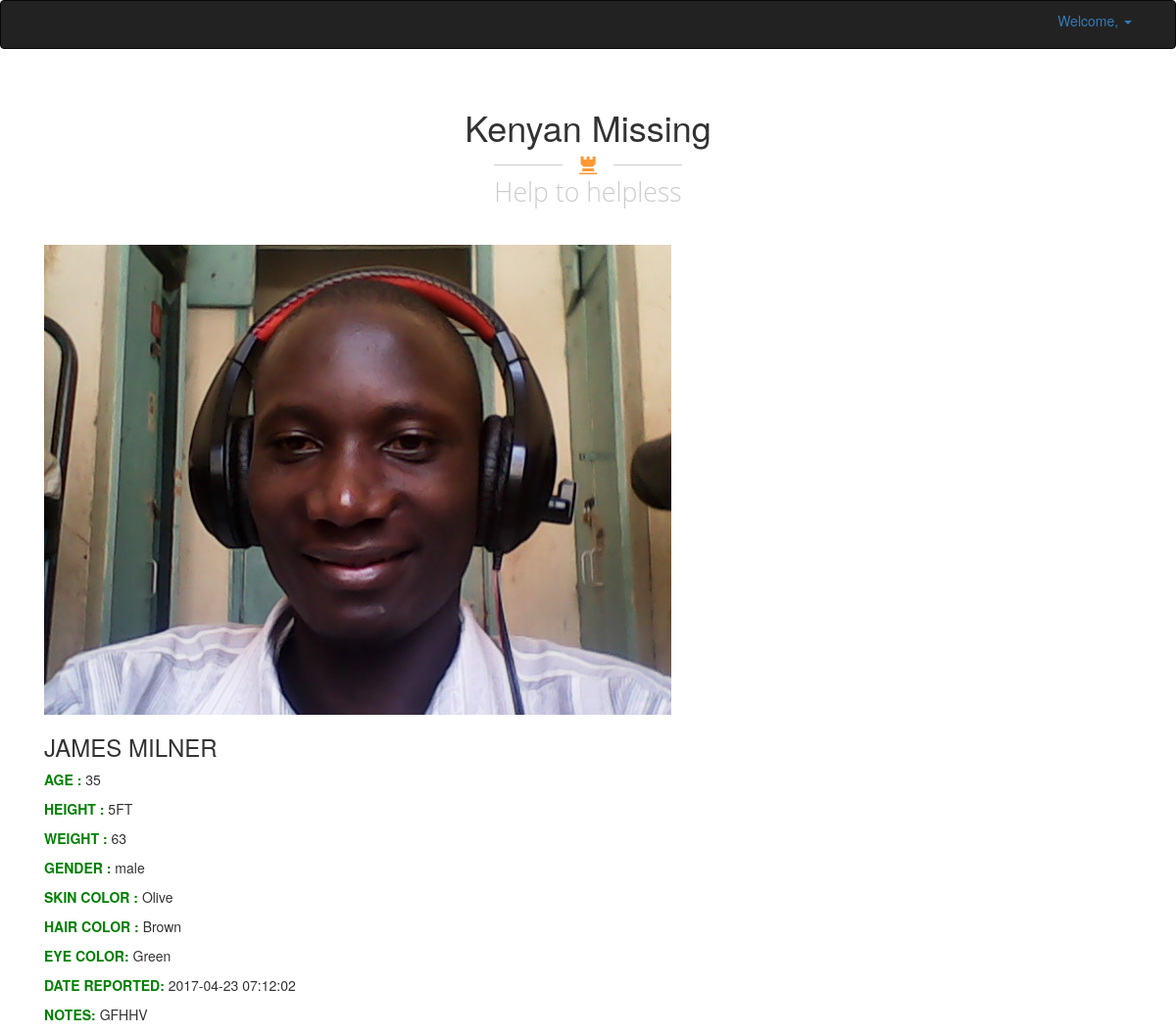
The app's page /searcher/lostandfounddetail.php?id=48 with its own data.
### tables this page shows
CREATE TABLE IF NOT EXISTS `lostandfound` (
  `ID` int(11) NOT NULL,
  `Full_Name` varchar(32) NOT NULL,
  `Image` varchar(32) NOT NULL,
  `Age` int(11) NOT NULL,
  `Height` varchar(32) NOT NULL,
  `Weight` varchar(32) NOT NULL,
  `Gender` varchar(32) NOT NULL,
  `SkinColor` varchar(32) NOT NULL,
  `HairColor` varchar(32) NOT NULL,
  `EyeColor` varchar(32) NOT NULL,
  `Description` text NOT NULL,
  `Date_Reported` timestamp NOT NULL DEFAULT CURRENT_TIMESTAMP ON UPDATE CURRENT_TIMESTAMP,
  `County` varchar(32) NOT NULL,
  `SubCounty` varchar(32) NOT NULL,
  `Location` varchar(32) NOT NULL,
  `Village` varchar(32) NOT NULL,
  `Reporter_ID` int(11) NOT NULL
);

### searcher/lostandfounddetail.php (the view, shortened to what this page needs)
<?php
require_once('../../config/dbconfig.php');
?>
<!DOCTYPE html>
<html>
<head>
	<link rel="stylesheet" type="text/css" href="../../bootstrap/css/bootstrap.min.css">
	<link rel="stylesheet" type="text/css" href="../../bootstrap/css/style.css">
</head>
<body>
	<div class="navbar navbar-inverse nav">
    <div class="navbar-inner">
        <div class="container">
              <div class="pull-right">
                <ul class="nav pull-right">
                    <li class="dropdown"><a href="#" class="dropdown-toggle" data-toggle="dropdown">Welcome, <?php echo $_SESSION['Searcher'];?> <b class="caret"></b></a>
                    </li>
                </ul>
              </div>
            </div>
        </div>
    </div>
	<div class="container">
	<div class="row">
		<div class="page-header">
         <a href="searcherdashboard.php" style="text-decoration: none;color: rgb(51,51,51);"> <h1>Kenyan Missing</h1></a>
          <span class="icon-bar">
            <i class="glyphicon glyphicon-tower" aria-hidden="true"></i>
          </span>
          <h2>Help to helpless</h2>
        </div>
	</div>
<?php
$identity=$_GET['id'];
$sql="SELECT `ID`,`Full_Name`,`Image`,`Age`,`Height`,`Weight`,`Gender`,`SkinColor`,`HairColor`,`EyeColor`,`Description`,`Date_Reported`,`Reporter_ID` FROM lostandfound WHERE ID='".$identity."' ";
$query_run=mysqli_query($conn,$sql);
$num_row=mysqli_num_rows($query_run);
if($num_row==1){
    while ($row=mysqli_fetch_assoc($query_run)) {
    $fullname=$row['Full_Name'];
    $img=$row['Image'];
    $age=$row['Age'];
    $height=$row['Height'];
    $weight=$row['Weight'];
    $gender=$row['Gender'];
    $skincolor=$row['SkinColor'];
    $haircolor=$row['HairColor'];
    $eyecolor=$row['EyeColor'];
    $datereported=$row['Date_Reported'];
    $desc=$row['Description'];
    $reporterid=$row['Reporter_ID'];
	if($nationalid==$reporterid){
		    if($img==""){
        ?>
    <div class="container">
    <img src="../../storage/img/default.jpg" alt="..." class="img-responsive">
    </div>
    <div class="container">
    <h3><?php echo $fullname;?></h3>
        <p><strong style="color: green;">AGE :</strong> <?php echo $age;?></p>
        <p><strong style="color: green;">HEIGHT :</strong> <?php echo $height;?></p>
        <p><strong style="color: green;">WEIGHT :</strong> <?php echo $weight;?></p>
        <p><strong style="color: green;">GENDER :</strong> <?php echo $gender;?></p>
        <p><strong style="color: green;">SKIN COLOR :</strong> <?php echo $skincolor;?></p>
        <p><strong style="color: green;">HAIR COLOR :</strong> <?php echo $haircolor;?></p>
        <p><strong style="color: green;">EYE COLOR: </strong> <?php echo $eyecolor;?></p>
        <p><strong style="color: green;">DATE REPORTED: </strong><?php echo $datereported;?></p>
        <p><strong style="color: green;">NOTES: </strong><?php echo $desc;?></p>
        </div>
        <?php
    }else{
    ?>
    <div class="container">
    <img src="../../storage/img/<?php echo $img;?>" alt="..." class="img-responsive">
    </div>
    <div class="container">
    <h3><?php echo $fullname;?></h3>
        <p><strong style="color: green;">AGE :</strong> <?php echo $age;?></p>
        <p><strong style="color: green;">HEIGHT :</strong> <?php echo $height;?></p>
        <p><strong style="color: green;">WEIGHT :</strong> <?php echo $weight;?></p>
        <p><strong style="color: green;">GENDER :</strong> <?php echo $gender;?></p>
        <p><strong style="color: green;">SKIN COLOR :</strong> <?php echo $skincolor;?></p>
        <p><strong style="color: green;">HAIR COLOR :</strong> <?php echo $haircolor;?></p>
        <p><strong style="color: green;">EYE COLOR: </strong> <?php echo $eyecolor;?></p>
        <p><strong style="color: green;">DATE REPORTED: </strong><?php echo $datereported;?></p>
        <p><strong style="color: green;">NOTES: </strong><?php echo $desc;?></p>
        </div>
        <?php
        }
		?>
  <form action="../../app/process-searcherreunite.php" method="POST">
    <input type="hidden" name="txtid" id="txtid" value="<?php echo $identity;?>">
    <input type="submit" name="btnreportfound"  id="btnreportfound" class="btn btn-success" value="RE-UNITE">
</form>
<?php
		}
		elseif($nationalid!=$reporterid){
			if($img==""){
        ?>
    <div class="container">
    <img src="../../storage/img/default.jpg" alt="..." class="img-responsive">
    </div>
    <div class="container">
    <h3><?php echo $fullname;?></h3>
        <p><strong style="color: green;">AGE :</strong> <?php echo $age;?></p>
        <p><strong style="color: green;">HEIGHT :</strong> <?php echo $height;?></p>
        <p><strong style="color: green;">WEIGHT :</strong> <?php echo $weight;?></p>
        <p><strong style="color: green;">GENDER :</strong> <?php echo $gender;?></p>
        <p><strong style="color: green;">SKIN COLOR :</strong> <?php echo $skincolor;?></p>
        <p><strong style="color: green;">HAIR COLOR :</strong> <?php echo $haircolor;?></p>
        <p><strong style="color: green;">EYE COLOR: </strong> <?php echo $eyecolor;?></p>
        <p><strong style="color: green;">DATE REPORTED: </strong><?php echo $datereported;?></p>
        <p><strong style="color: green;">NOTES: </strong><?php echo $desc;?></p>
        </div>
        <?php
    }else{
    ?>
    <div class="container">
    <img src="../../storage/img/<?php echo $img;?>" alt="..." class="img-responsive">
    </div>
    <div class="container">
    <h3><?php echo $fullname;?></h3>
        <p><strong style="color: green;">AGE :</strong> <?php echo $age;?></p>
        <p><strong style="color: green;">HEIGHT :</strong> <?php echo $height;?></p>
        <p><strong style="color: green;">WEIGHT :</strong> <?php echo $weight;?></p>
        <p><strong style="color: green;">GENDER :</strong> <?php echo $gender;?></p>
        <p><strong style="color: green;">SKIN COLOR :</strong> <?php echo $skincolor;?></p>
        <p><strong style="color: green;">HAIR COLOR :</strong> <?php echo $haircolor;?></p>
        <p><strong style="color: green;">EYE COLOR: </strong> <?php echo $eyecolor;?></p>
        <p><strong style="color: green;">DATE REPORTED: </strong><?php echo $datereported;?></p>
        <p><strong style="color: green;">NOTES: </strong><?php echo $desc;?></p>
        </div>
        <?php
        }
		?>
<?php
			}
}
}
?>
</div>
</body>
</html>

### records on screen
lostandfound: Image (picture), Full_Name "JAMES MILNER", Age "35", Height "5FT", Weight "63", Gender "male", SkinColor "Olive", HairColor "Brown", EyeColor "Green", Date_Reported "2017-04-23 07:12:02", Description "GFHHV"
